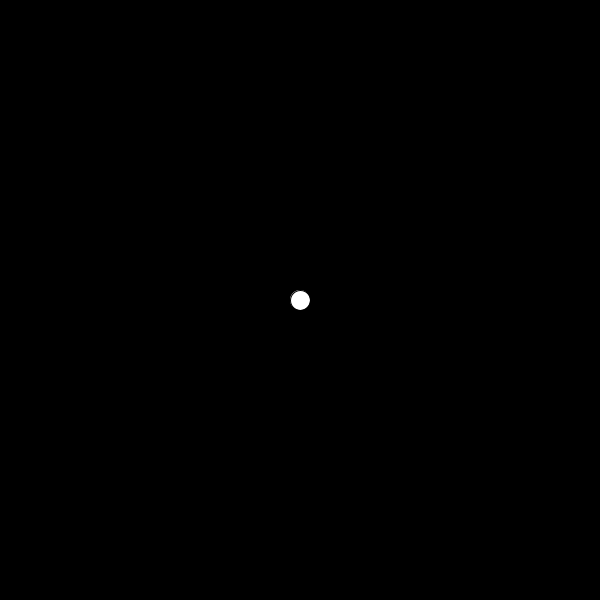
Frame 1 (no input)
Frame 60 (the mouse pressed at the canvas centre just before this capture): identical to frame 1, image omitted
Frame 120 (the mouse held since frame 60 and released just before this capture): identical to frame 1, image omitted

The Processing sketch that drew this single still picture (run headless with seeded random() and noise(); from frame 60 on, the mouse is pressed at the canvas centre):

// Processing sketch: Scratch_3
// ── Scratch_3.pde
//Ariana Kaviani

// DECLARE
Ball myBall;
boolean bClick;
void setup() {
  size (600, 600);
  smooth();
  // INITIALIZE
  myBall = new Ball(300, 300);
}

void draw() {
  background(0);
  // CALL FUNCTIONALITY
  myBall.run();
}
// ── Ball.pde

class Ball {
  // GLOBAL VARIABLES
  float x, y, fRad = 20;

  // CONSTRUCTOR
  Ball(float _x, float _y) {
    x = _x;
    y = _y;
  }

  // FUNCTIONS
  void keyPressed() {
    if (key == ' ') {
      fRad = fRad*1.2f;
    } else {
      fRad = 20;
    }
  }

  void display() {
    ellipse(x, y, fRad, fRad);
  }

  void run () {
    display();
    keyPressed();
  }
}
